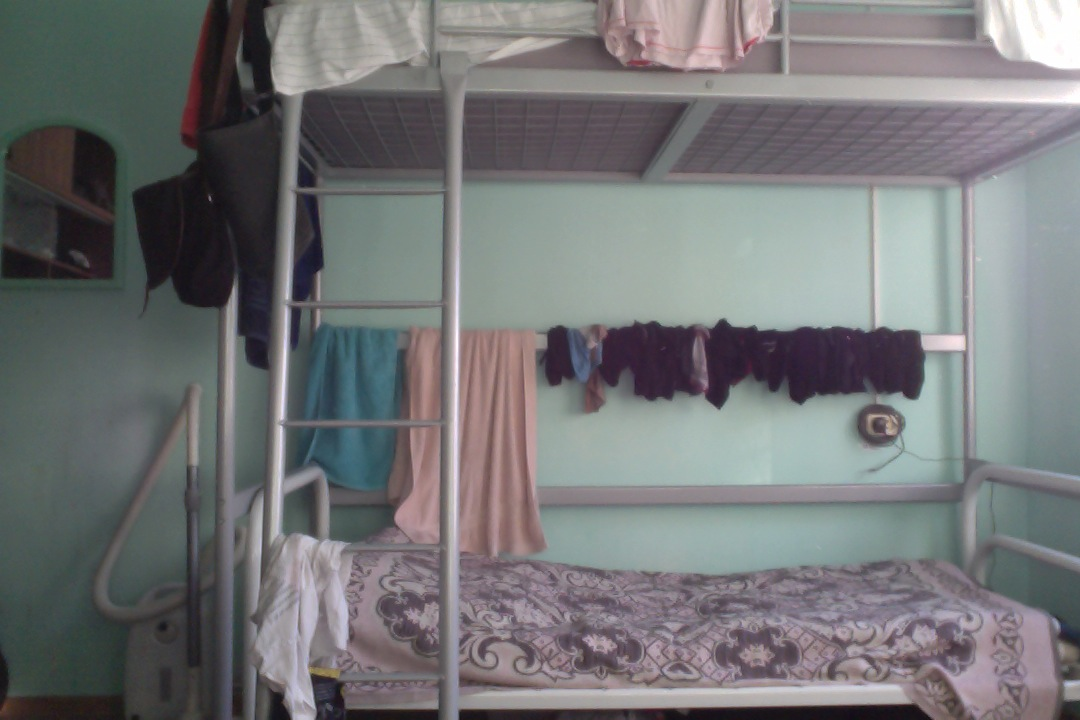
%> input picture difference/pic1.jpg, 1080 x 720 px
$ octave untitled.m   (GNU Octave 9; MATLAB toolbox functions it lacks are replaced by stand-ins)
%> lines starting %> are read from the running program, lines starting %| are printed output that depends on the picture; in (x1, y1, x2, y2) boxes, pixels count from 0 and x2, y2 are one past the last pixel; in counts of white or black regions, pixels touching at a corner belong together; the program's own positions count from 1
im1 = imread('pic1.jpg');
%> im1 is the input picture: size 720x1080x3 uint8; mean R, G, B 115.8, 117, 118.3
im2 = imread('pic2.jpg');
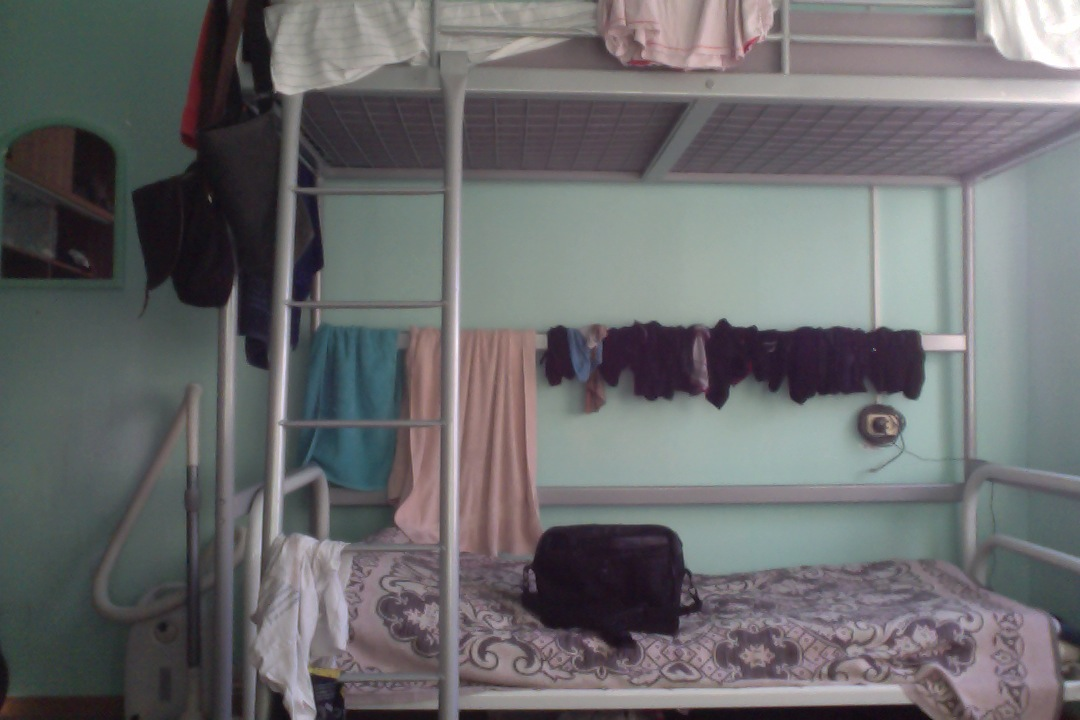
%> input picture difference/pic2.jpg, 1080 x 720 px
%> im2 is the input picture: size 720x1080x3 uint8; mean R, G, B 106, 106.3, 107.8

im1 = rgb2gray(im1);
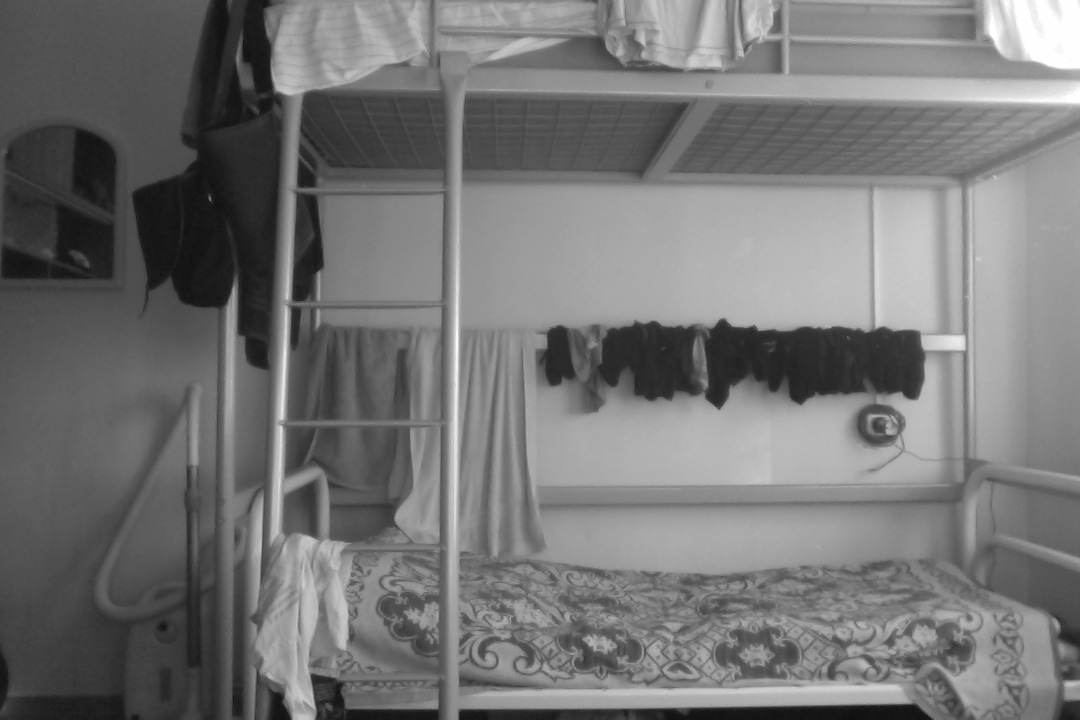
%> im1: size 720x1080 uint8; min 15, max 255, mean 116.8
im2 = rgb2gray(im2);
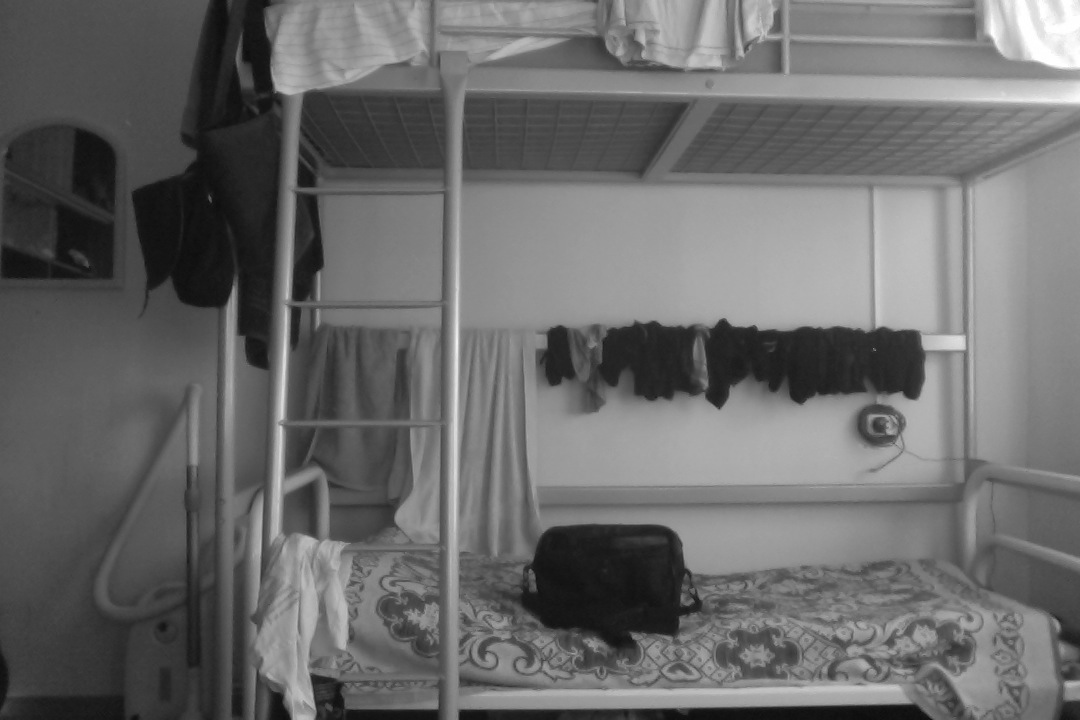
%> im2: size 720x1080 uint8; min 11, max 255, mean 106.4

m1 = imresize(im1, 0.2);
m2 = imresize(im2, 0.2);

im = im1 - im2;
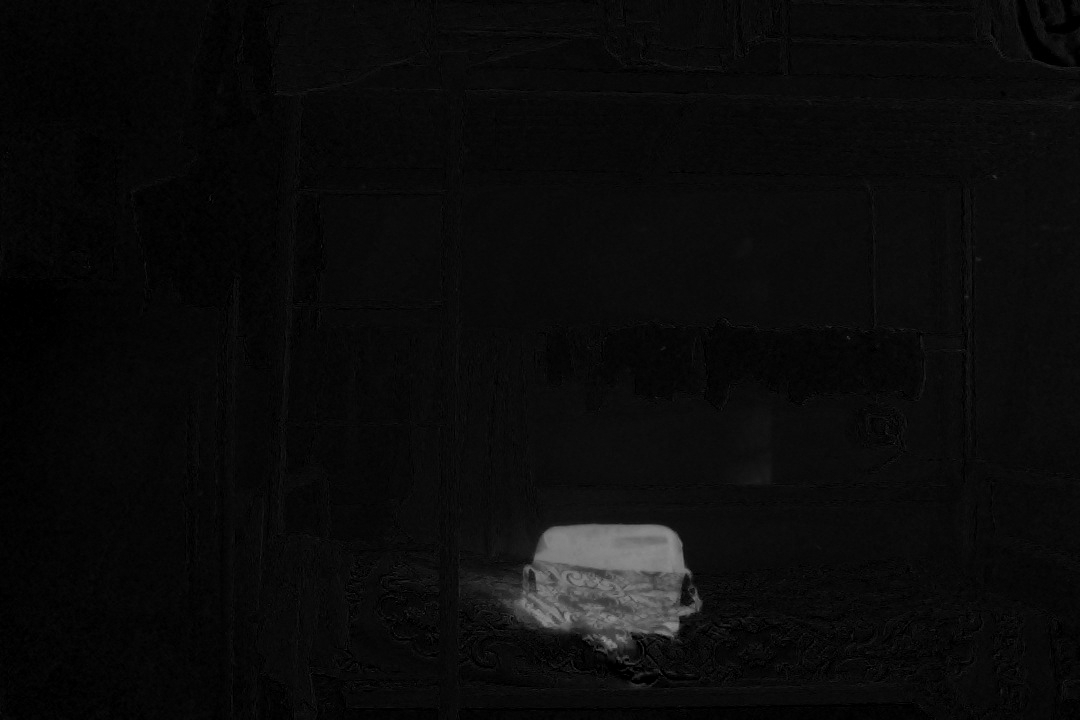
%> im: size 720x1080 uint8; min 0, max 150, mean 10.5


[width, height] = size(im);
%> width = 720; height = 1080

for i=1:1:width
    for j=1:1:height
        if(im(i,j)>50)
            im(i,j)=255;
        else
            im(i,j)=0;
        end
    end
end
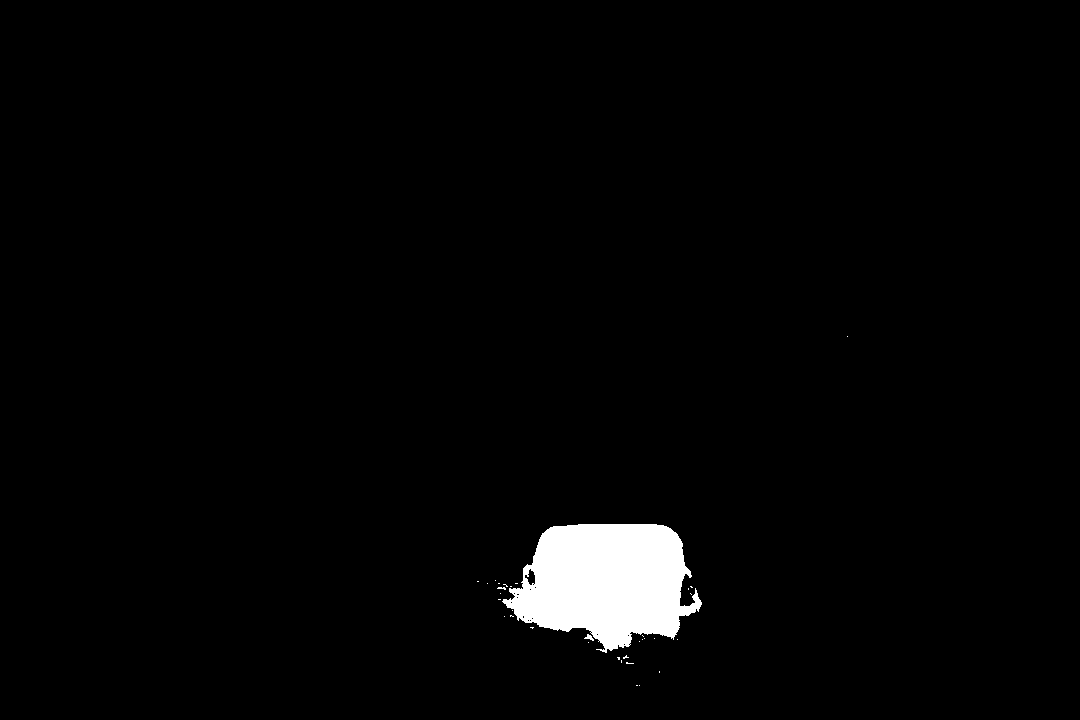
%> im: size 720x1080 uint8; 2.2% white; 34 white regions (32 under 20 px), largest, box (x1, y1, x2, y2) and area: (502, 524, 702, 653) 17282, (584, 634, 594, 641) 33

subplot(1,3,1);
subimage(im1);

subplot(1,3,2);
subimage(im2);

subplot(1,3,3);
subimage(im);
